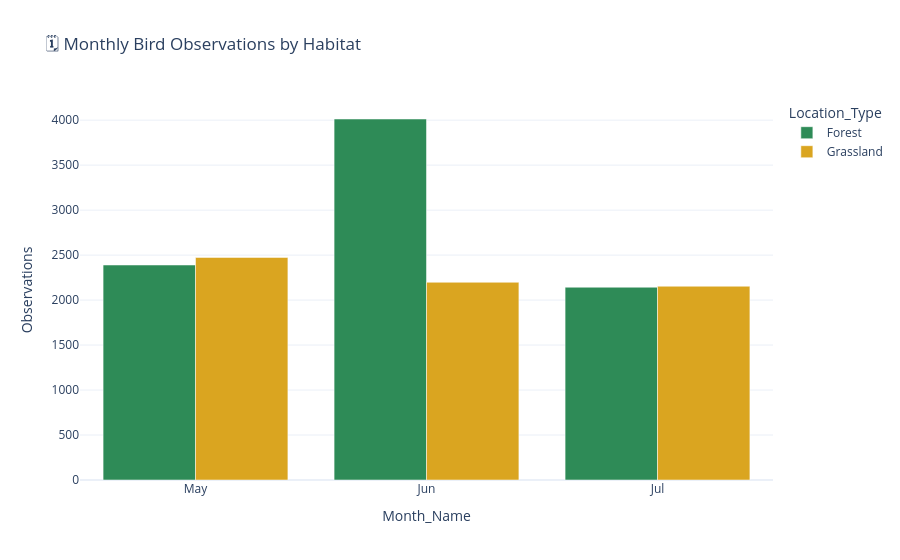

Write notebook code for a chart like this one.
### Code cell
# ── Monthly observations (seasonal pattern) ──
month_order = ['Jan','Feb','Mar','Apr','May','Jun','Jul','Aug','Sep','Oct','Nov','Dec']
monthly = df.groupby(['Month_Name', 'Location_Type']).size().reset_index(name='Observations')
monthly['Month_Name'] = pd.Categorical(monthly['Month_Name'], categories=month_order, ordered=True)
monthly.sort_values('Month_Name', inplace=True)

fig = px.bar(monthly, x='Month_Name', y='Observations', color='Location_Type',
             barmode='group', title='🗓️ Monthly Bird Observations by Habitat',
             color_discrete_map={'Forest':'#2E8B57','Grassland':'#DAA520'},
             template='plotly_white')
fig.show()

### Figure 1 — Plotly figure (JSON) as saved in the notebook; plotly's stock layout.template omitted (floating-point values rounded to 4 significant figures)
{"data": [{"alignmentgroup": "True", "hovertemplate": "Location_Type=Forest<br>Month_Name=%{x}<br>Observations=%{y}<extra></extra>", "legendgroup": "Forest", "marker": {"color": "#2E8B57", "pattern": {"shape": ""}}, "name": "Forest", "offsetgroup": "Forest", "orientation": "v", "showlegend": true, "textposition": "auto", "type": "bar", "x": ["May", "Jun", "Jul"], "xaxis": "x", "y": [2390, 4013, 2143], "yaxis": "y"}, {"alignmentgroup": "True", "hovertemplate": "Location_Type=Grassland<br>Month_Name=%{x}<br>Observations=%{y}<extra></extra>", "legendgroup": "Grassland", "marker": {"color": "#DAA520", "pattern": {"shape": ""}}, "name": "Grassland", "offsetgroup": "Grassland", "orientation": "v", "showlegend": true, "textposition": "auto", "type": "bar", "x": ["May", "Jun", "Jul"], "xaxis": "x", "y": [2474, 2198, 2154], "yaxis": "y"}], "layout": {"barmode": "group", "legend": {"title": {"text": "Location_Type"}, "tracegroupgap": 0}, "title": {"text": "🗓️ Monthly Bird Observations by Habitat"}, "xaxis": {"anchor": "y", "domain": [0.0, 1.0], "title": {"text": "Month_Name"}}, "yaxis": {"anchor": "x", "domain": [0.0, 1.0], "title": {"text": "Observations"}}}}
